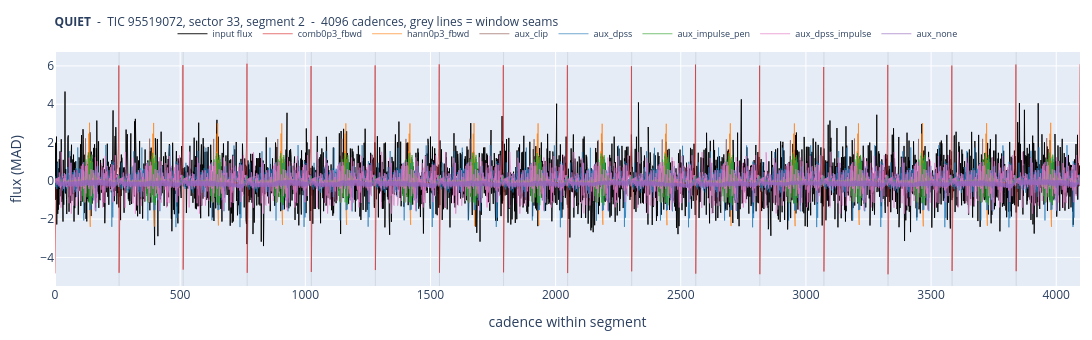

The cell this chart's notebook holds for it:
### Markdown cell above
### D1-D9. One class per cell - **re-run any cell for a new star and segment**

### Code cell
plot_class("QUIET")

### Figure 1 — Plotly figure (JSON) as saved in the notebook; plotly's stock layout.template omitted (floating-point values rounded to 4 significant figures; data arrays with more than 128 entries replaced by an {"elided": "..."} marker saying what was removed)
{"data": [{"line": {"color": "black", "width": 0.9}, "mode": "lines", "name": "input flux", "type": "scatter", "y": {"elided": "4096 float values"}}, {"line": {"color": "#d62728", "width": 0.7}, "mode": "lines", "name": "comb0p3_fbwd", "opacity": 0.9, "type": "scatter", "y": {"elided": "4096 float values"}}, {"line": {"color": "#ff7f0e", "width": 0.7}, "mode": "lines", "name": "hann0p3_fbwd", "opacity": 0.9, "type": "scatter", "y": {"elided": "4096 float values"}}, {"line": {"color": "#8c564b", "width": 0.7}, "mode": "lines", "name": "aux_clip", "opacity": 0.9, "type": "scatter", "y": {"elided": "4096 float values"}}, {"line": {"color": "#1f77b4", "width": 0.7}, "mode": "lines", "name": "aux_dpss", "opacity": 0.9, "type": "scatter", "y": {"elided": "4096 float values"}}, {"line": {"color": "#2ca02c", "width": 0.7}, "mode": "lines", "name": "aux_impulse_pen", "opacity": 0.9, "type": "scatter", "y": {"elided": "4096 float values"}}, {"line": {"color": "#e377c2", "width": 0.7}, "mode": "lines", "name": "aux_dpss_impulse", "opacity": 0.9, "type": "scatter", "y": {"elided": "4096 float values"}}, {"line": {"color": "#9467bd", "width": 0.7}, "mode": "lines", "name": "aux_none", "opacity": 0.9, "type": "scatter", "y": {"elided": "4096 float values"}}], "layout": {"height": 340, "hovermode": "x unified", "legend": {"font": {"size": 9}, "orientation": "h", "x": 0.5, "xanchor": "center", "y": 1.14}, "margin": {"b": 38, "l": 55, "r": 12, "t": 52}, "shapes": [{"line": {"color": "rgba(120,120,120,0.35)", "width": 0.5}, "type": "line", "x0": 256, "x1": 256, "xref": "x", "y0": 0, "y1": 1, "yref": "y domain"}, {"line": {"color": "rgba(120,120,120,0.35)", "width": 0.5}, "type": "line", "x0": 512, "x1": 512, "xref": "x", "y0": 0, "y1": 1, "yref": "y domain"}, {"line": {"color": "rgba(120,120,120,0.35)", "width": 0.5}, "type": "line", "x0": 768, "x1": 768, "xref": "x", "y0": 0, "y1": 1, "yref": "y domain"}, {"line": {"color": "rgba(120,120,120,0.35)", "width": 0.5}, "type": "line", "x0": 1024, "x1": 1024, "xref": "x", "y0": 0, "y1": 1, "yref": "y domain"}, {"line": {"color": "rgba(120,120,120,0.35)", "width": 0.5}, "type": "line", "x0": 1280, "x1": 1280, "xref": "x", "y0": 0, "y1": 1, "yref": "y domain"}, {"line": {"color": "rgba(120,120,120,0.35)", "width": 0.5}, "type": "line", "x0": 1536, "x1": 1536, "xref": "x", "y0": 0, "y1": 1, "yref": "y domain"}, {"line": {"color": "rgba(120,120,120,0.35)", "width": 0.5}, "type": "line", "x0": 1792, "x1": 1792, "xref": "x", "y0": 0, "y1": 1, "yref": "y domain"}, {"line": {"color": "rgba(120,120,120,0.35)", "width": 0.5}, "type": "line", "x0": 2048, "x1": 2048, "xref": "x", "y0": 0, "y1": 1, "yref": "y domain"}, {"line": {"color": "rgba(120,120,120,0.35)", "width": 0.5}, "type": "line", "x0": 2304, "x1": 2304, "xref": "x", "y0": 0, "y1": 1, "yref": "y domain"}, {"line": {"color": "rgba(120,120,120,0.35)", "width": 0.5}, "type": "line", "x0": 2560, "x1": 2560, "xref": "x", "y0": 0, "y1": 1, "yref": "y domain"}, {"line": {"color": "rgba(120,120,120,0.35)", "width": 0.5}, "type": "line", "x0": 2816, "x1": 2816, "xref": "x", "y0": 0, "y1": 1, "yref": "y domain"}, {"line": {"color": "rgba(120,120,120,0.35)", "width": 0.5}, "type": "line", "x0": 3072, "x1": 3072, "xref": "x", "y0": 0, "y1": 1, "yref": "y domain"}, {"line": {"color": "rgba(120,120,120,0.35)", "width": 0.5}, "type": "line", "x0": 3328, "x1": 3328, "xref": "x", "y0": 0, "y1": 1, "yref": "y domain"}, {"line": {"color": "rgba(120,120,120,0.35)", "width": 0.5}, "type": "line", "x0": 3584, "x1": 3584, "xref": "x", "y0": 0, "y1": 1, "yref": "y domain"}, {"line": {"color": "rgba(120,120,120,0.35)", "width": 0.5}, "type": "line", "x0": 3840, "x1": 3840, "xref": "x", "y0": 0, "y1": 1, "yref": "y domain"}], "title": {"font": {"size": 12}, "text": "<b>QUIET</b>  -  TIC 95519072, sector 33, segment 2  -  4096 cadences, grey lines = window seams"}, "width": 1550, "xaxis": {"title": {"text": "cadence within segment"}}, "yaxis": {"title": {"text": "flux (MAD)"}}}}
